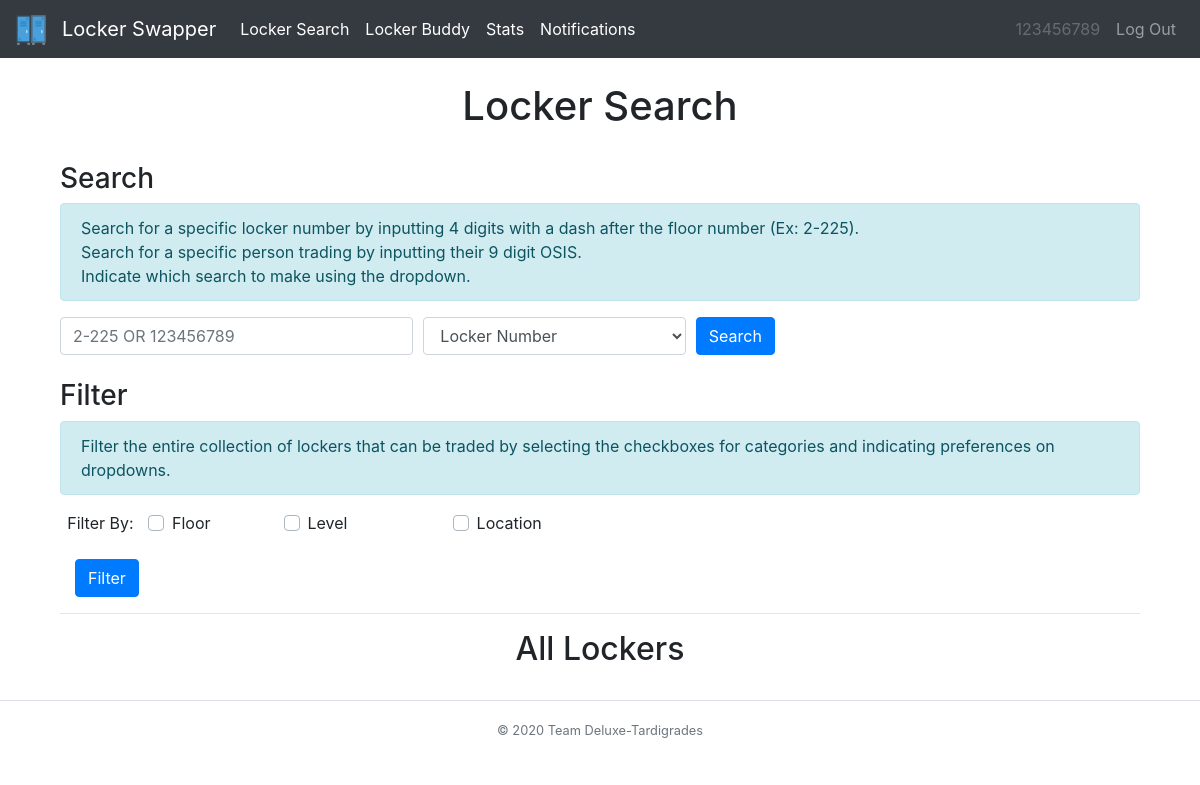
Before: /locker (signed in) with the older database file.
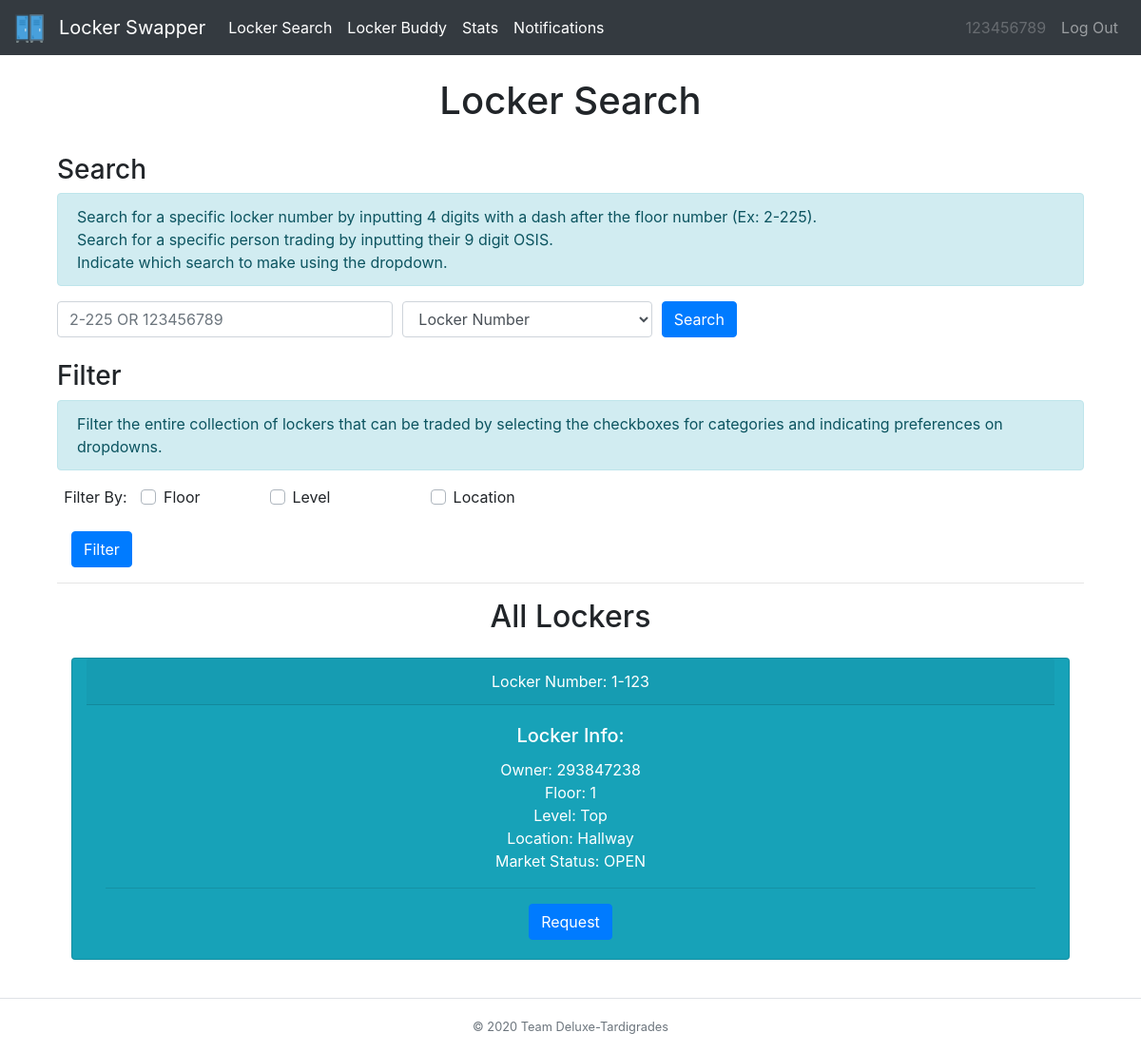
After: the same page with the newer database file.
### tables this page shows
CREATE TABLE transaction_tbl (locker INT, recipient INT, sender INT, status INT, request TEXT, floor INT);

CREATE TABLE locker_tbl (locker INT, owner TEXT, combo TEXT, floor INT, level INT, location TEXT, status TEXT);

### __init__.py (the view)
@app.route("/locker")
@login_required
def locker():
    user = session['osis']
    all = db_manager.tradeableLockers()
    to = db_manager.getTransactionTo(session["osis"])
    sender = db_manager.getTransactionFrom(session["osis"])
    return render_template("locker.html",user=user,all=all,results=[],to=to,sender=sender,heading="Locker Search")

### __init__.py (called while the page is built)
def login_required(f):
    @wraps(f)
    def dec(*args, **kwargs):
        if 'osis' in session:
            return f(*args, **kwargs)
        flash('You must be logged in to view this page!', 'danger')
        return redirect('/')
    return dec

### db_builder.py (called while the page is built)
def exec(cmd):
    db = sqlite3.connect(DB_FILE)
    c = db.cursor()
    output = c.execute(cmd)
    db.commit()
    return output

def execmany(cmd, inputs):
    db = sqlite3.connect(DB_FILE)
    c = db.cursor()
    output = c.execute(cmd, inputs)
    db.commit()
    return output

### db_manager.py (called while the page is built)
def tradeableLockers():
    q = "SELECT * FROM transaction_tbl WHERE status=1 AND request='L' AND recipient=''"
    data = exec(q).fetchall() #-> [(tuple,1,2,3),(tuple,1,2,3)]
    dataDict = {}
    for i in data:
        q = "SELECT * from locker_tbl WHERE locker=? AND status='TRADING'"
        inputs = (i[0],)
        data = execmany(q, inputs).fetchone()
        info=[]
        for value in data:
            info.append(value)
        dataDict[i] = info
    return dataDict

def getTransactionFrom(osis):
    q="SELECT recipient FROM transaction_tbl WHERE sender=? AND status = ?"
    inputs = (osis,1)
    data = execmany(q,inputs).fetchall()
    info=[]
    if data is None:
        return info
    for value in data:
        info.append(value[0])
    filtered = [x for x in info if x != '']
    return filtered

def getTransactionTo(osis):
    q="SELECT sender FROM transaction_tbl WHERE recipient=? AND status=?"
    inputs = (osis,1)
    data = execmany(q,inputs).fetchall()
    info=[]
    if data is None:
        return info
    for value in data:
        info.append(value[0])
    return info

### templates/locker.html (shortened to what this page needs)
{% extends "base.html" %}
{% block body %}
<div class="container">
  <h3>Search</h3>
  <div class="alert alert-info" role="alert">
     Search for a specific locker number by inputting 4 digits with a dash after the floor number (Ex: 2-225).<br>
      Search for a specific person trading by inputting their 9 digit OSIS.<br>
      Indicate which search to make using the dropdown.
  </div>
  <div>
    <form action="/lSearch" method="post">
      <div class="form-row">
        <div class="form group col-md-4">
          <input id="query" class="form-control mr-sm-2" type="text" name="query" placeholder="2-225 OR 123456789"><br>
        </div>
        <div class="form group col-md-3">
          <select id="searchBy" class="form-control" name="searchBy">
            <option>Locker Number</option>
          </select>
        </div>
        <div class="form-group col-md-1">
          <button class="btn btn-primary" type="submit">Search</button>
        </div>
      </div>
    </form>
  </div>
  <h3>Filter</h3>
  <div class="alert alert-info" role="alert">
    Filter the entire collection of lockers that can be traded by selecting the checkboxes for categories and indicating preferences on dropdowns.
  </div>
  <div>
    <form action="/lFilter" method="post">
      <div class="form-row text-center">
        <div class="form-group col-md-1">
          <label for="filter">Filter By:  </label>
        </div>
        <div class="form-group col-md-1 custom-control custom-checkbox">
          <label class="custom-control-label" for="floor">Floor</label>
        </div>
        <div class="form-group col-md-2 custom-control custom-checkbox">
          <label class="custom-control-label" for="level">Level</label>
        </div>
        <div class="form-group col-md-2 custom-control custom-checkbox">
          <label class="custom-control-label" for="type">Location</label>
        </div>
      </div>
      <div class="form-group col-md-1">
        <button class="btn btn-primary" type="submit">Filter</button>
      </div>
    </form>
  </div>
  <hr>
  <div class="container">
    {% if results == [] and all != [] %}
    <div class="text-center">
      <h2>All Lockers</h2>
    </div>
    <div class="col-sm-12 col-md-12 col-lg-12 mx-auto">
      {% for key in all %}
      <div class="row">
        <div class="card text-white text-center bg-info my-3 col-md-12">
          <div class="card-header">Locker Number: {{key[5]}}-{{key[0]}}</div>
          <div class="card-body">
            <h5 class="card-title">Locker Info:</h5>
            <p class="card-text">Owner: {{key[2]}} <br> Floor: {{key[5]}} <br>
                               Level: {{all[key][4]}} <br> Location: {{all[key][5]}} <br>
                               Market Status: OPEN </p>
            <hr class="my-3">
            {% if key[2] not in sender and key[2] not in to and all[key][1] != user %}
            <form action="/lRequest" method="post">
            <div>
              <button class="btn btn-primary" type="submit" name="lrequest" value ="{{key[2]}}">Request</button>
            </div>
            </form>
            {% endif %}
          </div>
        </div>
      </div>
      {% endfor %}
    {% endif %}
    </div>
    </div>
  </div>
{% endblock %}

### templates/base.html (shortened to what this page needs)
{% from "macros/render_flashes.html" import render_flashes %}
<!DOCTYPE html>
<html>
    <head>
        <link rel="stylesheet" href="https://stackpath.bootstrapcdn.com/bootstrap/4.3.1/css/bootstrap.min.css">
    </head>
    <body>
      <nav class="navbar navbar-expand-lg navbar-dark bg-dark">
      <a class="navbar-brand" href="/home">
        <img src="/../static/lockericon.png" alt="" width="30" height="30">
      </a>
      <a class="navbar-brand" href="/home">Locker Swapper</a>
      <div class="collapse navbar-collapse" id="navbarSupportedContent">
        <ul class="navbar-nav mr-auto">
          <li class="nav-item active">
            <a class="nav-link" href="/locker">Locker Search</a>
          </li>
          <li class="nav-item active">
            <a class="nav-link" href="/survey">Locker Buddy</a>
          </li>
          <li class="nav-item active">
            <a class="nav-link" href="/stats">Stats</a>
          </li>
          <li class="nav-item active">
            <a class="nav-link" href="/notifs">Notifications</a>
          </li>
        </ul>
        <ul class="navbar-nav navbar-right">
            <li class="nav-item">
                <a class="nav-link disabled">{{user}}</a>
            </li>
            <li class="nav-item">
                <a class="nav-link" href="/logout">Log Out</a>
            </li>
        </ul>
      </div>
    </nav>
    <div class="container">
      {{ render_flashes() }}
      <h1 class="text-center">{{heading}}</h1>
      <br>
      {% block body %}
      {% endblock %}
    </div>
    <br>
    <footer class="footer-copyright text-center py-3 border-top">
        <small class="text-muted">© 2020 Team Deluxe-Tardigrades</small>
    </footer>
  </body>
</html>

### templates/macros/render_flashes.html (shortened to what this page needs)
{% macro render_flashes() %}
    <br>
{% endmacro %}

Changed rows visible on the page:
added transaction_tbl: floor "1", locker "123", sender "293847238"
added locker_tbl: level "Top", location "Hallway"
